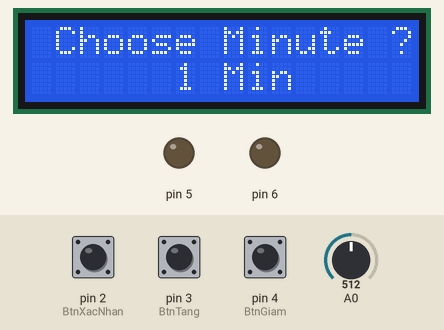
This sketch was run on a simulated Arduino Nano, built with avr-gcc and run on an emulated ATmega328P. On the bench: 16×2 character LCD, output pins drawn as LEDs (lit = HIGH). Wiring (inferred from the names in the program): DS1307 clock at I2C address 0x68. The inputs (shaded band) are chosen by the test bench; at power-on: pin 2 (BtnXacNhan) HIGH, A0 = 512, pin 3 (BtnTang) HIGH, pin 4 (BtnGiam) HIGH. The local clock reads 2024-03-15 10:24:30 at power-on unless the sketch sets it; what the sketch prints to the serial monitor is not drawn.

Above: at 1.2 s.
1.3 s: pin 2 (BtnXacNhan) pulled LOW for 0.15 s
At 3.7 s:
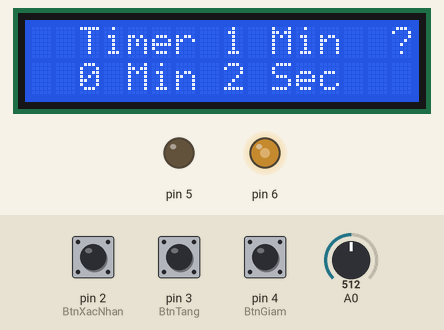
4.4 s: A0 set to 716
At 5.8 s:
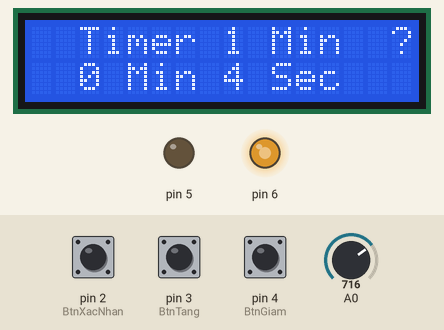
7.4 s: A0 set to 900
At 8.8 s:
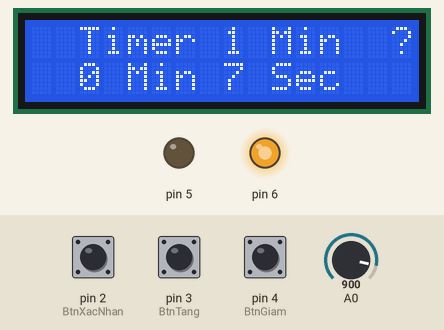
10.4 s: A0 set to 122
At 12.8 s:
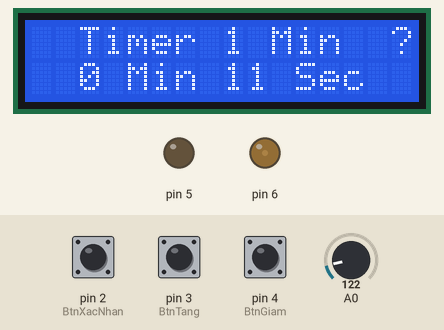
13.4 s: A0 set to 0
At 61.8 s:
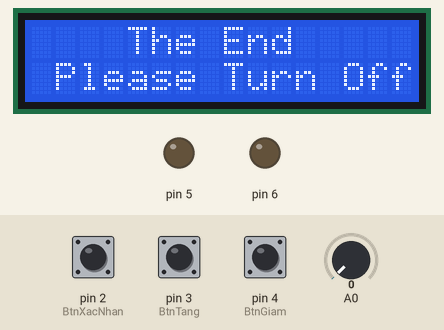
Timing chart, 0 to 62.7 s (numbered marks = the images above; inputs shaded):
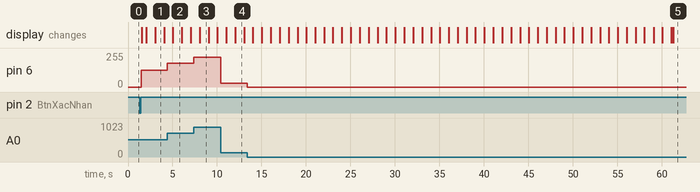

The sketch:

MayMach.ino
```cpp
#include <Wire.h>
#include <LiquidCrystal_I2C.h>
LiquidCrystal_I2C lcd(0x27, 16, 02);
#define DS1307 0x68
#define BtnXacNhan 2
#define BtnTang 3
#define BtnGiam 4
#define Coi A6
void DongCo( uint8_t TocDo);
void FuncBienTro();
void LCD();
void Buzz(int Muc);
int PWM = 50, tThoiGian = 1, ThoiGian=100, Lan1 = 0, BatDau = 0, S01 = 0, Giay = 0, Phut = 0,KhoiDong=0;
volatile int second=0, minute=0, hour, day, date, month, year;
void setup()
{

  lcd.init();
  lcd.backlight();
  Serial.begin(9600);
  pinMode(Coi, OUTPUT);
  pinMode(5, OUTPUT);
  pinMode(6, OUTPUT);
  pinMode(BtnTang, INPUT_PULLUP);
  pinMode(BtnGiam, INPUT_PULLUP);
  pinMode(BtnXacNhan, INPUT_PULLUP);
  digitalWrite(Coi,0);
  Wire.begin();
  Serial.println("FINISH SET TIME");
  DS1307_SetSQWPin1Hz();
}
void loop()
{
  DS1307_ReadTime();
 // Serial.print(hour); Serial.print(":"); Serial.print(minute); Serial.print(":"); Serial.println(second);
  FuncBienTro();
  LCD();
  if (digitalRead(BtnTang) == 0)
  {
    delay(50);
    while (digitalRead(BtnTang) == 0);
    delay(50);
    tThoiGian++;
  }
  if (digitalRead(BtnGiam) == 0)
  {
    delay(50);
    while (digitalRead(BtnGiam) == 0);
    delay(50);
    tThoiGian--;
    if (tThoiGian < 0)
    {
      tThoiGian = 0;
    }
  }
  if (digitalRead(BtnXacNhan) == 0)
  {

    delay(50);
    while (digitalRead(BtnXacNhan) == 0);
    delay(50);
    Buzz(0);
    ThoiGian = tThoiGian;
    Lan1=1;

  }
  if(ThoiGian==minute)
  {
    Lan1=2;
  }
}

void LCD()
{
  if (Lan1 == 0)
  {
    Buzz(0);
    DongCo(0);
    lcd.setCursor(0, 0);
    lcd.print(" Choose Minute ? " );
    lcd.setCursor(0, 1);
    lcd.print("      " +  String(tThoiGian) + " " + "Min"  );
  }
  else if (Lan1 == 1)
  {
     Buzz(0);
    if(KhoiDong==0)
    {
      KhoiDong=1;
      DS1307_SetTime(0, 0, 0, 0, 0, 0, 0);
      DS1307_ReadTime();
    }
    DongCo(PWM);
    lcd.setCursor(0, 0);
    lcd.print("  Timer " + String(ThoiGian) + " Min  " );
    lcd.setCursor(0, 1);
    lcd.print("  " + String(minute) + " Min " + String(second) + " Sec" );
  }
  else if (Lan1 == 2)
  {
    DongCo(0);
    delay(100);
    Buzz(1);
    delay(100);
    Buzz(0);
    if(minute-ThoiGian==1)
    {
       Buzz(0);
    }
    lcd.setCursor(0, 0);
    lcd.print("    The End      " );
    lcd.setCursor(0, 1);
    lcd.print(" Please Turn Off " );
  }

}
void FuncBienTro()
{
  uint32_t BT1 = analogRead(A0);
  PWM = map(BT1, 0, 1023, 0, 255);
}
void DongCo( uint8_t TocDo)
{
  digitalWrite(5, 0);
  analogWrite(6, TocDo);
}
void Buzz(int Muc)
{
  digitalWrite(Coi, Muc);
}
void DS1307_ReadTime()
{
  Wire.beginTransmission(DS1307);
  Wire.write(byte(0x00));
  Wire.endTransmission();
  Wire.requestFrom(DS1307, 7);

  second = bcdtodec(Wire.read() & 0x7f);
  minute = bcdtodec(Wire.read());
  hour   = bcdtodec(Wire.read() & 0x3f);
  day    = bcdtodec(Wire.read());
  date   = bcdtodec(Wire.read());
  month  = bcdtodec(Wire.read());
  year   = bcdtodec(Wire.read());
}

int bcdtodec(byte num)      //chuy?n d?i t? h? 16bit sang h? 10bit  //Ð? d?c th?i gian
{
  return ((num / 16 * 10) + (num % 16));
}

int dectobcd(byte num)      //chuy?n d?i t? h? 10bit sáng h? 16bit  // Ð? cài d?t th?i gian
{
  return ((num / 10 * 16) + (num % 10));
}

void DS1307_SetTime(byte hr, byte mnt, byte sec, byte dt, byte mth, byte y, byte d)
{
  Wire.beginTransmission(DS1307);
  Wire.write(byte(0x00));
  Wire.write(dectobcd(sec));
  Wire.write(dectobcd(mnt));
  Wire.write(dectobcd(hr));
  Wire.write(dectobcd(d));
  Wire.write(dectobcd(dt));
  Wire.write(dectobcd(mth));
  Wire.write(dectobcd(y));
  Wire.endTransmission();
}

void DS1307_SetSQWPin1Hz()
{
  Wire.beginTransmission(DS1307);
  Wire.write(byte(0x07));
  Wire.write(byte(0x10));
  Wire.endTransmission();
}
```

Measured:
- after the input at 1.3 s, pin 6: 0/255 → 127/255 after 0.20 s; the display: first changes after 0.23 s (image 1 shows a later state)
- after the input at 4.4 s, pin 6: 127/255 → 178/255 at once
- after the input at 7.4 s, pin 6: 178/255 → 224/255 at once
- after the input at 10.4 s, pin 6: 224/255 → 30/255 at once
- after the input at 13.4 s, pin 6: 30/255 → 0/255 after 0.01 s instead of 47.6 s
- what the display in image 1 shows lasts 1.0 s, from 3.0 s to 4.0 s
